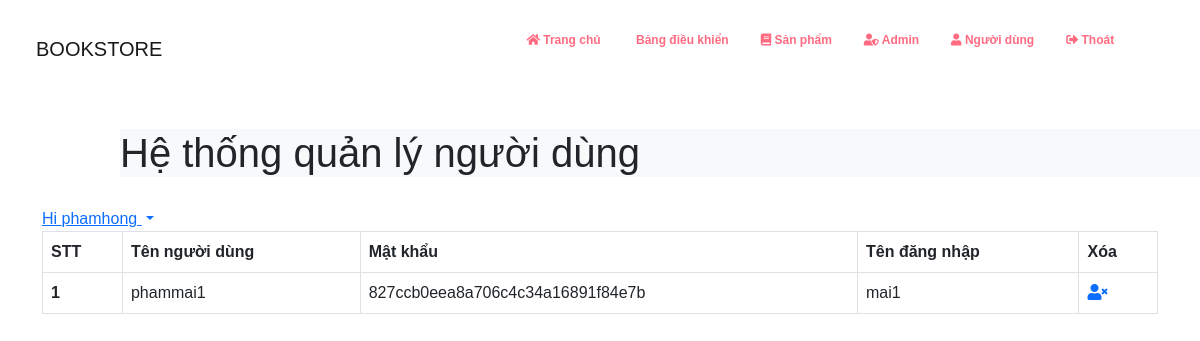
The app's page /admin/user.php (signed in) with its own data.
### tables this page shows
CREATE TABLE `user` (
  `id` int(11) NOT NULL,
  `user_name` varchar(255) NOT NULL,
  `password` varchar(255) NOT NULL,
  `name` varchar(255) NOT NULL
);

### admin/user.php (the view, shortened to what this page needs)
    <?php
    include 'header.php';
?>
<head>
    <h1 class="bg-light"style="margin-left: 10%;">Hệ thống quản lý người dùng</h1>
</head>
<main>
<div class="container">
               <div class="col-md-offset-8 col-md-2">
                        <div class="dropdown">
                            <a href="" class="dropdown-toggle logout" data-toggle="dropdown">
                                <?php
                                echo 'Hi '.$_SESSION['ad_name']; ?>
                                <span class="caret"></span></a>
                            </div>
                </div>
        <table class="table table-bordered">
            <thead>
                <tr>
                <th scope="col">STT</th>
                    <th scope="col">Tên người dùng</th>
                    <th scope="col">Mật khẩu</th>
                    <th scope="col">Tên đăng nhập</th>
                    <th scope="col">Xóa</th>
                </tr>
            </thead>
            <tbody>
            <?php
      $conn=mysqli_connect('localhost','root','','bookstore');
                    $sql = "SELECT*FROM user";
                    $result = mysqli_query($conn,$sql);
                    if(mysqli_num_rows($result)>0){
                       while($row=mysqli_fetch_assoc($result)){
                           echo '<tr>';
                           echo '<th scope="row">'.$row['id'].'</th>';
                           echo '<td>'.$row['user_name'].'</td>';
                           echo '<td>'.$row['password'].'</td>';
                           echo '<td>'.$row['name'].'</td>';
                           echo '<td><a href="useredit.php?id='.$row['id'].'"><i class="fas fa-user-times"></i></a></td>';
                           echo '</tr>';
                       }
                    }
                ?>
            </tbody>
            </table>
                </div>
    </main>
<?php
include'footer.php';
?>
</html>

### admin/css/style.css (style rules this page uses)
h1 { margin: 30px 0px; }
.table-image td, th { vertical-align: middle; }
* { margin: 0 0; padding: 0 0; font-family: Arial, Helvetica, sans-serif; border-radius: 0 !important; }

### records on screen
user: id "1", user_name "phammai1", password "827ccb0eea8a706c4c34a16891f84e7b", name "mai1"

### other values on screen
$_SESSION['ad_name'] "phamhong"
